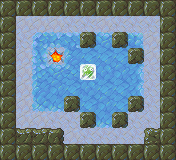

Below is a game level as drawn by its tile map, then a one-line description and the .tmx that defines it (tile-layer data replaced by summaries):
An orthogonal 11x10 tile map with 16x16 px tiles, 4 tile layers (Bottom, Floor, FloorTop, Blocks), 5 tilesets.

<map version="1.0" orientation="orthogonal" width="11" height="10" tilewidth="16" tileheight="16">
 <tileset firstgid="1" name="ground" tilewidth="16" tileheight="16">
  <image source="assets/tileset-ground.png" width="48" height="16" />
 </tileset>
 <tileset firstgid="4" name="misc" tilewidth="16" tileheight="16">
  <image source="assets/tileset-misc.png" width="64" height="16" />
  <tile id="3">
   <properties>
    <property name="goal" value="true" />
   </properties>
  </tile>
 </tileset>
 <tileset firstgid="8" name="pushblocks" tilewidth="16" tileheight="16">
  <image source="assets/tileset-pushblocks.png" width="48" height="16" />
  <tile id="1">
   <properties>
    <property name="goal" value="true" />
    <property name="sprite" value="assets/frozen.sprite" />
   </properties>
  </tile>
 </tileset>
 <tileset firstgid="11" name="rocks" tilewidth="16" tileheight="16">
  <properties>
   <property name="collision" value="true" />
  </properties>
  <image source="assets/tileset-rocks.png" width="256" height="48" />
 </tileset>
 <tileset firstgid="59" name="slippery" tilewidth="16" tileheight="16">
  <properties>
   <property name="slippery_block" value="true" />
   <property name="slippery_player" value="true" />
  </properties>
  <image source="assets/tileset-slippery.png" width="256" height="48" />
 </tileset>
 <layer name="Bottom" width="11" height="10">
  <data>[110 cells, 106 non-empty, 2 distinct tile ids]</data>
 </layer>
 <layer name="Floor" width="11" height="10">
  <properties>
   <property name="player_offset_y" value="-1" />
   <property name="player_sprite" value="assets/dino.sprite" />
  </properties>
  <data>[110 cells, 38 non-empty, 17 distinct tile ids]</data>
 </layer>
 <layer name="FloorTop" width="11" height="10">
  <data>[110 cells, 49 non-empty, 5 distinct tile ids]</data>
 </layer>
 <layer name="Blocks" width="11" height="10">
  <data>[110 cells, 1 non-empty, 1 distinct tile ids]</data>
 </layer>
</map>
